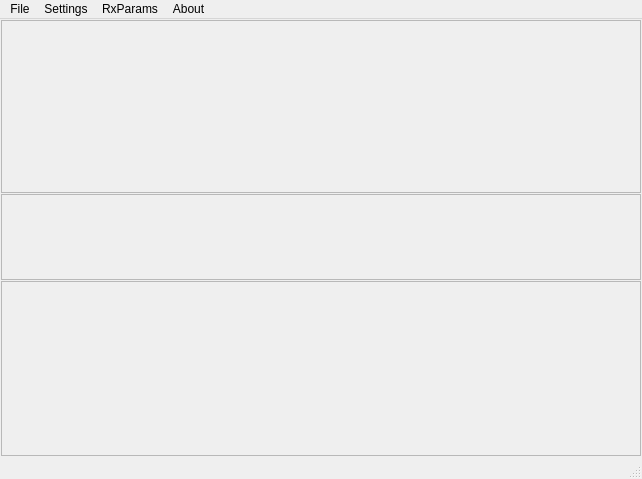
<?xml version="1.0" encoding="UTF-8"?>
<ui version="4.0">
 <class>LinPSK</class>
 <widget class="QMainWindow" name="LinPSK">
  <property name="geometry">
   <rect>
    <x>0</x>
    <y>0</y>
    <width>642</width>
    <height>479</height>
   </rect>
  </property>
  <property name="windowTitle">
   <string>MainWindow</string>
  </property>
  <property name="windowIcon">
   <iconset resource="../src/application.qrc">
    <normaloff>:/images/linpsk.png</normaloff>:/images/linpsk.png</iconset>
  </property>
  <widget class="QWidget" name="centralwidget">
   <layout class="QGridLayout" name="gridLayout">
    <property name="horizontalSpacing">
     <number>0</number>
    </property>
    <property name="verticalSpacing">
     <number>1</number>
    </property>
    <property name="margin">
     <number>1</number>
    </property>
    <item row="1" column="0">
     <widget class="CTxDisplay" name="TxDisplay">
      <property name="sizePolicy">
       <sizepolicy hsizetype="Preferred" vsizetype="Preferred">
        <horstretch>1</horstretch>
        <verstretch>1</verstretch>
       </sizepolicy>
      </property>
      <property name="minimumSize">
       <size>
        <width>0</width>
        <height>86</height>
       </size>
      </property>
      <property name="sizeIncrement">
       <size>
        <width>10</width>
        <height>10</height>
       </size>
      </property>
      <property name="frameShape">
       <enum>QFrame::StyledPanel</enum>
      </property>
      <property name="frameShadow">
       <enum>QFrame::Sunken</enum>
      </property>
     </widget>
    </item>
    <item row="2" column="0">
     <widget class="ControlPanel" name="Control">
      <property name="sizePolicy">
       <sizepolicy hsizetype="Preferred" vsizetype="Preferred">
        <horstretch>1</horstretch>
        <verstretch>2</verstretch>
       </sizepolicy>
      </property>
      <property name="minimumSize">
       <size>
        <width>0</width>
        <height>175</height>
       </size>
      </property>
      <property name="sizeIncrement">
       <size>
        <width>10</width>
        <height>15</height>
       </size>
      </property>
      <property name="frameShape">
       <enum>QFrame::StyledPanel</enum>
      </property>
      <property name="frameShadow">
       <enum>QFrame::Sunken</enum>
      </property>
     </widget>
    </item>
    <item row="0" column="0">
     <widget class="CRxDisplay" name="RxDisplay">
      <property name="sizePolicy">
       <sizepolicy hsizetype="Preferred" vsizetype="Preferred">
        <horstretch>1</horstretch>
        <verstretch>2</verstretch>
       </sizepolicy>
      </property>
      <property name="minimumSize">
       <size>
        <width>0</width>
        <height>170</height>
       </size>
      </property>
      <property name="sizeIncrement">
       <size>
        <width>10</width>
        <height>15</height>
       </size>
      </property>
      <property name="frameShape">
       <enum>QFrame::StyledPanel</enum>
      </property>
      <property name="frameShadow">
       <enum>QFrame::Sunken</enum>
      </property>
     </widget>
    </item>
   </layout>
  </widget>
  <widget class="QMenuBar" name="menubar">
   <property name="geometry">
    <rect>
     <x>0</x>
     <y>0</y>
     <width>642</width>
     <height>22</height>
    </rect>
   </property>
   <widget class="QMenu" name="menuFile">
    <property name="title">
     <string>File</string>
    </property>
    <addaction name="actionOpen_Demo_File"/>
    <addaction name="actionAdd_Rx_Window"/>
    <addaction name="separator"/>
    <addaction name="actionExit"/>
   </widget>
   <widget class="QMenu" name="menuSettings">
    <property name="title">
     <string>Settings</string>
    </property>
    <widget class="QMenu" name="menuMacro_configuration">
     <property name="title">
      <string>Macro configuration</string>
     </property>
     <addaction name="actionAdd_macro"/>
     <addaction name="actionEdit_macro"/>
     <addaction name="actionDelete_macro"/>
     <addaction name="actionRename_macro"/>
     <addaction name="separator"/>
    </widget>
    <addaction name="actionGeneral_Settings"/>
    <addaction name="separator"/>
    <addaction name="menuMacro_configuration"/>
    <addaction name="separator"/>
    <addaction name="actionFont_settings"/>
    <addaction name="actionColor_settings"/>
    <addaction name="separator"/>
    <addaction name="actionSave_settings"/>
   </widget>
   <widget class="QMenu" name="menuRxParams">
    <property name="title">
     <string>RxParams</string>
    </property>
    <addaction name="actionChange_Rx_mode"/>
   </widget>
   <widget class="QMenu" name="menuAbout">
    <property name="title">
     <string>About</string>
    </property>
    <addaction name="actionAbout_Linpsk"/>
    <addaction name="actionAbout_Qt"/>
   </widget>
   <addaction name="menuFile"/>
   <addaction name="menuSettings"/>
   <addaction name="menuRxParams"/>
   <addaction name="menuAbout"/>
  </widget>
  <widget class="QStatusBar" name="statusbar"/>
  <action name="actionAbout_Linpsk">
   <property name="text">
    <string>About Linpsk</string>
   </property>
  </action>
  <action name="actionAbout_Qt">
   <property name="text">
    <string>About Qt</string>
   </property>
  </action>
  <action name="actionOpen_Demo_File">
   <property name="text">
    <string>Open Demo File</string>
   </property>
  </action>
  <action name="actionAdd_Rx_Window">
   <property name="text">
    <string>Add Rx Window</string>
   </property>
  </action>
  <action name="actionExit">
   <property name="text">
    <string>Exit</string>
   </property>
  </action>
  <action name="actionGeneral_Settings">
   <property name="text">
    <string>General Settings</string>
   </property>
  </action>
  <action name="actionAdd_macro">
   <property name="text">
    <string>Add macro</string>
   </property>
  </action>
  <action name="actionEdit_macro">
   <property name="text">
    <string>Edit macro</string>
   </property>
  </action>
  <action name="actionDelete_macro">
   <property name="text">
    <string>Delete macro</string>
   </property>
  </action>
  <action name="actionRename_macro">
   <property name="text">
    <string>Rename macro</string>
   </property>
  </action>
  <action name="actionFont_settings">
   <property name="text">
    <string>Font settings</string>
   </property>
  </action>
  <action name="actionColor_settings">
   <property name="text">
    <string>Color settings</string>
   </property>
  </action>
  <action name="actionSave_settings">
   <property name="text">
    <string>Save settings</string>
   </property>
  </action>
  <action name="actionChange_Rx_mode">
   <property name="text">
    <string>Change Rx mode</string>
   </property>
  </action>
  <action name="actionEdit_macro_language">
   <property name="text">
    <string>Edit macro language</string>
   </property>
   <property name="toolTip">
    <string>Change used macro languages</string>
   </property>
  </action>
 </widget>
 <customwidgets>
  <customwidget>
   <class>CRxDisplay</class>
   <extends>QFrame</extends>
   <header>crxdisplay.h</header>
   <container>1</container>
   <slots>
    <signal>startPlotting(double*,bool)</signal>
    <signal>new_IMD(float)</signal>
    <signal>newActiveChannel()</signal>
    <signal>record(bool)</signal>
    <signal>setQsoData(QsoData,QString)</signal>
    <slot>setFrequency(double)</slot>
   </slots>
  </customwidget>
  <customwidget>
   <class>CTxDisplay</class>
   <extends>QFrame</extends>
   <header>ctxdisplay.h</header>
   <container>1</container>
   <slots>
    <signal>startRx()</signal>
    <signal>startTx()</signal>
   </slots>
  </customwidget>
  <customwidget>
   <class>ControlPanel</class>
   <extends>QFrame</extends>
   <header>controlpanel.h</header>
   <container>1</container>
   <slots>
    <signal>FrequencyChanged(double)</signal>
    <signal>executeMacro(int)</signal>
    <slot>startPlot(double*,bool)</slot>
    <slot>setQsoData(QsoData,QString)</slot>
   </slots>
  </customwidget>
 </customwidgets>
 <resources>
  <include location="../src/application.qrc"/>
  <include location="../src/application.qrc"/>
 </resources>
 <connections>
  <connection>
   <sender>actionOpen_Demo_File</sender>
   <signal>triggered()</signal>
   <receiver>LinPSK</receiver>
   <slot>fileOpen()</slot>
   <hints>
    <hint type="sourcelabel">
     <x>-1</x>
     <y>-1</y>
    </hint>
    <hint type="destinationlabel">
     <x>399</x>
     <y>299</y>
    </hint>
   </hints>
  </connection>
  <connection>
   <sender>actionAdd_Rx_Window</sender>
   <signal>triggered()</signal>
   <receiver>LinPSK</receiver>
   <slot>addRxWindow()</slot>
   <hints>
    <hint type="sourcelabel">
     <x>-1</x>
     <y>-1</y>
    </hint>
    <hint type="destinationlabel">
     <x>399</x>
     <y>299</y>
    </hint>
   </hints>
  </connection>
  <connection>
   <sender>actionExit</sender>
   <signal>triggered()</signal>
   <receiver>LinPSK</receiver>
   <slot>Exit()</slot>
   <hints>
    <hint type="sourcelabel">
     <x>-1</x>
     <y>-1</y>
    </hint>
    <hint type="destinationlabel">
     <x>399</x>
     <y>299</y>
    </hint>
   </hints>
  </connection>
  <connection>
   <sender>actionGeneral_Settings</sender>
   <signal>triggered()</signal>
   <receiver>LinPSK</receiver>
   <slot>generalSettings()</slot>
   <hints>
    <hint type="sourcelabel">
     <x>-1</x>
     <y>-1</y>
    </hint>
    <hint type="destinationlabel">
     <x>399</x>
     <y>299</y>
    </hint>
   </hints>
  </connection>
  <connection>
   <sender>actionAdd_macro</sender>
   <signal>triggered()</signal>
   <receiver>LinPSK</receiver>
   <slot>addMacro()</slot>
   <hints>
    <hint type="sourcelabel">
     <x>-1</x>
     <y>-1</y>
    </hint>
    <hint type="destinationlabel">
     <x>399</x>
     <y>299</y>
    </hint>
   </hints>
  </connection>
  <connection>
   <sender>actionEdit_macro</sender>
   <signal>triggered()</signal>
   <receiver>LinPSK</receiver>
   <slot>editMacro()</slot>
   <hints>
    <hint type="sourcelabel">
     <x>-1</x>
     <y>-1</y>
    </hint>
    <hint type="destinationlabel">
     <x>399</x>
     <y>299</y>
    </hint>
   </hints>
  </connection>
  <connection>
   <sender>actionDelete_macro</sender>
   <signal>triggered()</signal>
   <receiver>LinPSK</receiver>
   <slot>deleteMacro()</slot>
   <hints>
    <hint type="sourcelabel">
     <x>-1</x>
     <y>-1</y>
    </hint>
    <hint type="destinationlabel">
     <x>399</x>
     <y>299</y>
    </hint>
   </hints>
  </connection>
  <connection>
   <sender>actionRename_macro</sender>
   <signal>triggered()</signal>
   <receiver>LinPSK</receiver>
   <slot>renameMacro()</slot>
   <hints>
    <hint type="sourcelabel">
     <x>-1</x>
     <y>-1</y>
    </hint>
    <hint type="destinationlabel">
     <x>399</x>
     <y>299</y>
    </hint>
   </hints>
  </connection>
  <connection>
   <sender>actionFont_settings</sender>
   <signal>triggered()</signal>
   <receiver>LinPSK</receiver>
   <slot>FontSetup()</slot>
   <hints>
    <hint type="sourcelabel">
     <x>-1</x>
     <y>-1</y>
    </hint>
    <hint type="destinationlabel">
     <x>399</x>
     <y>299</y>
    </hint>
   </hints>
  </connection>
  <connection>
   <sender>actionColor_settings</sender>
   <signal>triggered()</signal>
   <receiver>LinPSK</receiver>
   <slot>chooseColor()</slot>
   <hints>
    <hint type="sourcelabel">
     <x>-1</x>
     <y>-1</y>
    </hint>
    <hint type="destinationlabel">
     <x>399</x>
     <y>299</y>
    </hint>
   </hints>
  </connection>
  <connection>
   <sender>actionSave_settings</sender>
   <signal>triggered()</signal>
   <receiver>LinPSK</receiver>
   <slot>saveSettings()</slot>
   <hints>
    <hint type="sourcelabel">
     <x>-1</x>
     <y>-1</y>
    </hint>
    <hint type="destinationlabel">
     <x>399</x>
     <y>299</y>
    </hint>
   </hints>
  </connection>
  <connection>
   <sender>actionChange_Rx_mode</sender>
   <signal>triggered()</signal>
   <receiver>LinPSK</receiver>
   <slot>setRxMode()</slot>
   <hints>
    <hint type="sourcelabel">
     <x>-1</x>
     <y>-1</y>
    </hint>
    <hint type="destinationlabel">
     <x>399</x>
     <y>299</y>
    </hint>
   </hints>
  </connection>
  <connection>
   <sender>actionAbout_Linpsk</sender>
   <signal>triggered()</signal>
   <receiver>LinPSK</receiver>
   <slot>helpAbout()</slot>
   <hints>
    <hint type="sourcelabel">
     <x>-1</x>
     <y>-1</y>
    </hint>
    <hint type="destinationlabel">
     <x>399</x>
     <y>299</y>
    </hint>
   </hints>
  </connection>
  <connection>
   <sender>actionAbout_Qt</sender>
   <signal>triggered()</signal>
   <receiver>LinPSK</receiver>
   <slot>helpAboutQt()</slot>
   <hints>
    <hint type="sourcelabel">
     <x>-1</x>
     <y>-1</y>
    </hint>
    <hint type="destinationlabel">
     <x>399</x>
     <y>299</y>
    </hint>
   </hints>
  </connection>
  <connection>
   <sender>RxDisplay</sender>
   <signal>startPlotting(double*,bool)</signal>
   <receiver>Control</receiver>
   <slot>startPlot(double*,bool)</slot>
   <hints>
    <hint type="sourcelabel">
     <x>404</x>
     <y>154</y>
    </hint>
    <hint type="destinationlabel">
     <x>404</x>
     <y>532</y>
    </hint>
   </hints>
  </connection>
  <connection>
   <sender>RxDisplay</sender>
   <signal>new_IMD(float)</signal>
   <receiver>LinPSK</receiver>
   <slot>setIMD(float)</slot>
   <hints>
    <hint type="sourcelabel">
     <x>404</x>
     <y>154</y>
    </hint>
    <hint type="destinationlabel">
     <x>404</x>
     <y>341</y>
    </hint>
   </hints>
  </connection>
  <connection>
   <sender>Control</sender>
   <signal>executeMacro(int)</signal>
   <receiver>LinPSK</receiver>
   <slot>executeMacro(int)</slot>
   <hints>
    <hint type="sourcelabel">
     <x>404</x>
     <y>532</y>
    </hint>
    <hint type="destinationlabel">
     <x>404</x>
     <y>341</y>
    </hint>
   </hints>
  </connection>
  <connection>
   <sender>RxDisplay</sender>
   <signal>newActiveChannel()</signal>
   <receiver>LinPSK</receiver>
   <slot>setChannelParams()</slot>
   <hints>
    <hint type="sourcelabel">
     <x>404</x>
     <y>154</y>
    </hint>
    <hint type="destinationlabel">
     <x>404</x>
     <y>341</y>
    </hint>
   </hints>
  </connection>
  <connection>
   <sender>RxDisplay</sender>
   <signal>setQsoData(QsoData,QString)</signal>
   <receiver>Control</receiver>
   <slot>setQsoData(QsoData,QString)</slot>
   <hints>
    <hint type="sourcelabel">
     <x>404</x>
     <y>154</y>
    </hint>
    <hint type="destinationlabel">
     <x>404</x>
     <y>532</y>
    </hint>
   </hints>
  </connection>
  <connection>
   <sender>TxDisplay</sender>
   <signal>startRx()</signal>
   <receiver>LinPSK</receiver>
   <slot>startRx()</slot>
   <hints>
    <hint type="sourcelabel">
     <x>404</x>
     <y>343</y>
    </hint>
    <hint type="destinationlabel">
     <x>404</x>
     <y>341</y>
    </hint>
   </hints>
  </connection>
  <connection>
   <sender>TxDisplay</sender>
   <signal>startTx()</signal>
   <receiver>LinPSK</receiver>
   <slot>startTx()</slot>
   <hints>
    <hint type="sourcelabel">
     <x>404</x>
     <y>343</y>
    </hint>
    <hint type="destinationlabel">
     <x>404</x>
     <y>341</y>
    </hint>
   </hints>
  </connection>
 </connections>
 <slots>
  <slot>fileOpen()</slot>
  <slot>addRxWindow()</slot>
  <slot>Exit()</slot>
  <slot>generalSettings()</slot>
  <slot>addMacro()</slot>
  <slot>editMacro()</slot>
  <slot>deleteMacro()</slot>
  <slot>renameMacro()</slot>
  <slot>FontSetup()</slot>
  <slot>chooseColor()</slot>
  <slot>saveSettings()</slot>
  <slot>setRxMode()</slot>
  <slot>helpAbout()</slot>
  <slot>helpAboutQt()</slot>
  <slot>setIMD(float)</slot>
  <slot>executeMacro(int)</slot>
  <slot>setChannelParams()</slot>
  <slot>recording(bool)</slot>
  <slot>startRx()</slot>
  <slot>startTx()</slot>
 </slots>
</ui>
